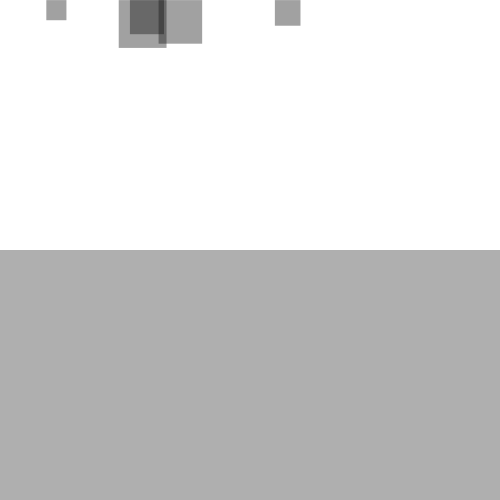
Frame 1 (no input)
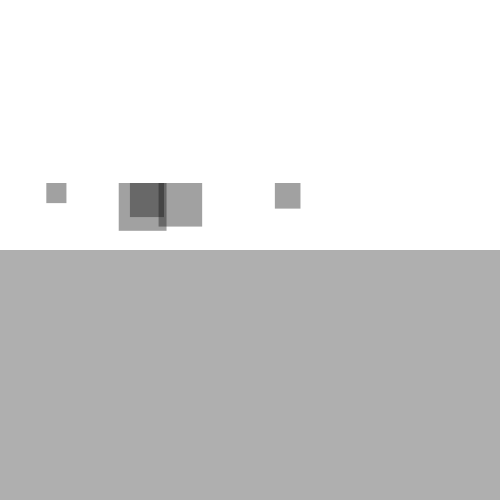
Frame 60 (the mouse pressed at the canvas centre just before this capture)
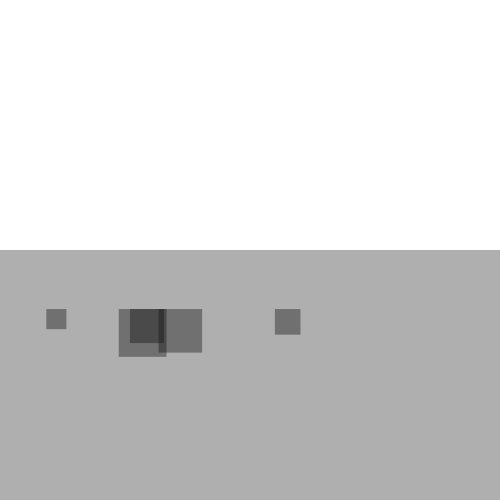
Frame 120 (the mouse held since frame 60 and released just before this capture)

The Processing sketch that drew these frames (run headless with seeded random() and noise(); from frame 60 on, the mouse is pressed at the canvas centre):

// Processing sketch: Exercise_2_5_Fluid_Resistance
// ── Exercise_2_5_Fluid_Resistance.pde
Mover[] movers = new Mover[5];
Liquid liquid;

void setup(){
  size(500,500);
  for(int i = 0; i <movers.length; i++){
    movers[i] = new Mover(random(5,50),random(width), 0);
  }
  liquid = new Liquid(0, height/2, width, height/2, 0.1);
}
void draw(){
  background(255);
  liquid.display();
  
  for(int i = 0; i < movers.length; i++){
    
    
    if(movers[i].isInside(liquid)){
      movers[i].drag(liquid);
    }
    
    
    //PVector wind = new PVector(0.001,0);
    float m = 0.1*movers[i].mass;
    PVector gravity = new PVector(0,m);

    //float c = 0.01;
    //PVector friction = movers[i].velocity.get();
    //friction.mult(-1);
    //friction.normalize();
    //friction.mult(c);

    //movers[i].applyForce(friction);
    //movers[i].applyForce(wind);
    movers[i].applyForce(gravity);
    
    movers[i].update();
    movers[i].display();
    movers[i].checkEdges();
  }
}
// ── Liquid.pde
class Liquid{
  float x,y,w,h;
  float c;
  
  Liquid(float x_, float y_, float w_, float h_, float c_){
    x = x_;
    y = y_;
    w = w_;
    h = h_;
    c = c_;
  }
  
  void display(){
    pushStyle();
    noStroke();
    fill(175);
    rect(x,h,w,h);
    popStyle();
  }
}
// ── Mover.pde
class Mover{
  PVector location;
  PVector velocity;
  PVector acceleration;
  
  float mass;
  Mover(float m, float x, float y){
    mass = m;
    location = new PVector(x,y);
    velocity = new PVector(0,0);
    acceleration = new PVector(0,0);
  }
  
  
  void update(){
    velocity.add(acceleration);
    location.add(velocity);
    acceleration.mult(0);
  }
  void display(){
    pushStyle();
    noStroke();
    fill(16,100);
    //ellipse(location.x,location.y,mass,mass);
    rect(location.x,location.y,mass,mass);
    popStyle();
  }
  void checkEdges(){
    if(location.x>width){
      location.x = width;
      velocity.x*=-1;
    }else if(location.x<0){
      location.x = 0;
      velocity.x*=-1;
    }
    
    if(location.y>height){
      velocity.y*=-1;
      location.y= height;
    }


    
  } 
  void applyForce(PVector force){
    PVector f = PVector.div(force,mass);
    acceleration.add(f);
  }
  
  boolean isInside(Liquid l){
    if(location.x>l.x && location.x<l.x+l.w && location.y>l.y&&location.y<l.y+l.h){
      return true;
    }else{
      return false;
    }
  }
  
  
  void drag(Liquid l){
    float speed = velocity.mag();
    float dragMagnitude = l.c*speed*speed*mass;
    
    PVector drag = velocity.get();
    drag.mult(-1);
    drag.normalize();
    drag.mult(dragMagnitude);
    
    applyForce(drag);
  }
}
